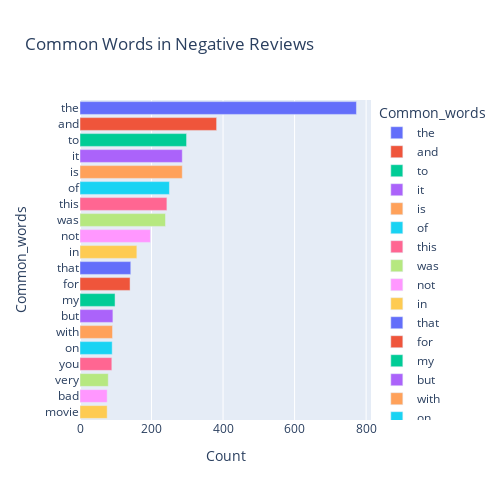

Notebook source saved alongside this figure:
### Code cell
# Get the most common unigrams (single words) in negative sentiment reviews
most_common_uni = get_top_text_ngrams(train_df[train_df['is_positive_sentiment'] == 0]['text'], 20, 1)
most_common_uni = dict(most_common_uni)


# Create a DataFrame to store the common words and their counts
temp = pd.DataFrame(columns=["Common_words", 'Count'])
temp["Common_words"] = list(most_common_uni.keys())
temp["Count"] = list(most_common_uni.values())

# Create a bar plot using Plotly Express
fig = px.bar(temp, x="Count", y="Common_words", title='Common Words in Negative Reviews',
             orientation='h', width=500, height=500, color='Common_words')

fig.show()

### Figure 1 — Plotly figure (JSON) as saved in the notebook; plotly's stock layout.template omitted (floating-point values rounded to 4 significant figures)
{"data": [{"alignmentgroup": "True", "hovertemplate": "Common_words=%{y}<br>Count=%{x}<extra></extra>", "legendgroup": "the", "marker": {"color": "#636efa", "pattern": {"shape": ""}}, "name": "the", "offsetgroup": "the", "orientation": "h", "showlegend": true, "textposition": "auto", "type": "bar", "x": [773], "xaxis": "x", "y": ["the"], "yaxis": "y"}, {"alignmentgroup": "True", "hovertemplate": "Common_words=%{y}<br>Count=%{x}<extra></extra>", "legendgroup": "and", "marker": {"color": "#EF553B", "pattern": {"shape": ""}}, "name": "and", "offsetgroup": "and", "orientation": "h", "showlegend": true, "textposition": "auto", "type": "bar", "x": [382], "xaxis": "x", "y": ["and"], "yaxis": "y"}, {"alignmentgroup": "True", "hovertemplate": "Common_words=%{y}<br>Count=%{x}<extra></extra>", "legendgroup": "to", "marker": {"color": "#00cc96", "pattern": {"shape": ""}}, "name": "to", "offsetgroup": "to", "orientation": "h", "showlegend": true, "textposition": "auto", "type": "bar", "x": [298], "xaxis": "x", "y": ["to"], "yaxis": "y"}, {"alignmentgroup": "True", "hovertemplate": "Common_words=%{y}<br>Count=%{x}<extra></extra>", "legendgroup": "it", "marker": {"color": "#ab63fa", "pattern": {"shape": ""}}, "name": "it", "offsetgroup": "it", "orientation": "h", "showlegend": true, "textposition": "auto", "type": "bar", "x": [286], "xaxis": "x", "y": ["it"], "yaxis": "y"}, {"alignmentgroup": "True", "hovertemplate": "Common_words=%{y}<br>Count=%{x}<extra></extra>", "legendgroup": "is", "marker": {"color": "#FFA15A", "pattern": {"shape": ""}}, "name": "is", "offsetgroup": "is", "orientation": "h", "showlegend": true, "textposition": "auto", "type": "bar", "x": [286], "xaxis": "x", "y": ["is"], "yaxis": "y"}, {"alignmentgroup": "True", "hovertemplate": "Common_words=%{y}<br>Count=%{x}<extra></extra>", "legendgroup": "of", "marker": {"color": "#19d3f3", "pattern": {"shape": ""}}, "name": "of", "offsetgroup": "of", "orientation": "h", "showlegend": true, "textposition": "auto", "type": "bar", "x": [250], "xaxis": "x", "y": ["of"], "yaxis": "y"}, {"alignmentgroup": "True", "hovertemplate": "Common_words=%{y}<br>Count=%{x}<extra></extra>", "legendgroup": "this", "marker": {"color": "#FF6692", "pattern": {"shape": ""}}, "name": "this", "offsetgroup": "this", "orientation": "h", "showlegend": true, "textposition": "auto", "type": "bar", "x": [243], "xaxis": "x", "y": ["this"], "yaxis": "y"}, {"alignmentgroup": "True", "hovertemplate": "Common_words=%{y}<br>Count=%{x}<extra></extra>", "legendgroup": "was", "marker": {"color": "#B6E880", "pattern": {"shape": ""}}, "name": "was", "offsetgroup": "was", "orientation": "h", "showlegend": true, "textposition": "auto", "type": "bar", "x": [239], "xaxis": "x", "y": ["was"], "yaxis": "y"}, {"alignmentgroup": "True", "hovertemplate": "Common_words=%{y}<br>Count=%{x}<extra></extra>", "legendgroup": "not", "marker": {"color": "#FF97FF", "pattern": {"shape": ""}}, "name": "not", "offsetgroup": "not", "orientation": "h", "showlegend": true, "textposition": "auto", "type": "bar", "x": [197], "xaxis": "x", "y": ["not"], "yaxis": "y"}, {"alignmentgroup": "True", "hovertemplate": "Common_words=%{y}<br>Count=%{x}<extra></extra>", "legendgroup": "in", "marker": {"color": "#FECB52", "pattern": {"shape": ""}}, "name": "in", "offsetgroup": "in", "orientation": "h", "showlegend": true, "textposition": "auto", "type": "bar", "x": [159], "xaxis": "x", "y": ["in"], "yaxis": "y"}, {"alignmentgroup": "True", "hovertemplate": "Common_words=%{y}<br>Count=%{x}<extra></extra>", "legendgroup": "that", "marker": {"color": "#636efa", "pattern": {"shape": ""}}, "name": "that", "offsetgroup": "that", "orientation": "h", "showlegend": true, "textposition": "auto", "type": "bar", "x": [142], "xaxis": "x", "y": ["that"], "yaxis": "y"}, {"alignmentgroup": "True", "hovertemplate": "Common_words=%{y}<br>Count=%{x}<extra></extra>", "legendgroup": "for", "marker": {"color": "#EF553B", "pattern": {"shape": ""}}, "name": "for", "offsetgroup": "for", "orientation": "h", "showlegend": true, "textposition": "auto", "type": "bar", "x": [140], "xaxis": "x", "y": ["for"], "yaxis": "y"}, {"alignmentgroup": "True", "hovertemplate": "Common_words=%{y}<br>Count=%{x}<extra></extra>", "legendgroup": "my", "marker": {"color": "#00cc96", "pattern": {"shape": ""}}, "name": "my", "offsetgroup": "my", "orientation": "h", "showlegend": true, "textposition": "auto", "type": "bar", "x": [98], "xaxis": "x", "y": ["my"], "yaxis": "y"}, {"alignmentgroup": "True", "hovertemplate": "Common_words=%{y}<br>Count=%{x}<extra></extra>", "legendgroup": "but", "marker": {"color": "#ab63fa", "pattern": {"shape": ""}}, "name": "but", "offsetgroup": "but", "orientation": "h", "showlegend": true, "textposition": "auto", "type": "bar", "x": [92], "xaxis": "x", "y": ["but"], "yaxis": "y"}, {"alignmentgroup": "True", "hovertemplate": "Common_words=%{y}<br>Count=%{x}<extra></extra>", "legendgroup": "with", "marker": {"color": "#FFA15A", "pattern": {"shape": ""}}, "name": "with", "offsetgroup": "with", "orientation": "h", "showlegend": true, "textposition": "auto", "type": "bar", "x": [91], "xaxis": "x", "y": ["with"], "yaxis": "y"}, {"alignmentgroup": "True", "hovertemplate": "Common_words=%{y}<br>Count=%{x}<extra></extra>", "legendgroup": "on", "marker": {"color": "#19d3f3", "pattern": {"shape": ""}}, "name": "on", "offsetgroup": "on", "orientation": "h", "showlegend": true, "textposition": "auto", "type": "bar", "x": [90], "xaxis": "x", "y": ["on"], "yaxis": "y"}, {"alignmentgroup": "True", "hovertemplate": "Common_words=%{y}<br>Count=%{x}<extra></extra>", "legendgroup": "you", "marker": {"color": "#FF6692", "pattern": {"shape": ""}}, "name": "you", "offsetgroup": "you", "orientation": "h", "showlegend": true, "textposition": "auto", "type": "bar", "x": [89], "xaxis": "x", "y": ["you"], "yaxis": "y"}, {"alignmentgroup": "True", "hovertemplate": "Common_words=%{y}<br>Count=%{x}<extra></extra>", "legendgroup": "very", "marker": {"color": "#B6E880", "pattern": {"shape": ""}}, "name": "very", "offsetgroup": "very", "orientation": "h", "showlegend": true, "textposition": "auto", "type": "bar", "x": [79], "xaxis": "x", "y": ["very"], "yaxis": "y"}, {"alignmentgroup": "True", "hovertemplate": "Common_words=%{y}<br>Count=%{x}<extra></extra>", "legendgroup": "bad", "marker": {"color": "#FF97FF", "pattern": {"shape": ""}}, "name": "bad", "offsetgroup": "bad", "orientation": "h", "showlegend": true, "textposition": "auto", "type": "bar", "x": [76], "xaxis": "x", "y": ["bad"], "yaxis": "y"}, {"alignmentgroup": "True", "hovertemplate": "Common_words=%{y}<br>Count=%{x}<extra></extra>", "legendgroup": "movie", "marker": {"color": "#FECB52", "pattern": {"shape": ""}}, "name": "movie", "offsetgroup": "movie", "orientation": "h", "showlegend": true, "textposition": "auto", "type": "bar", "x": [76], "xaxis": "x", "y": ["movie"], "yaxis": "y"}], "layout": {"barmode": "relative", "height": 500, "legend": {"title": {"text": "Common_words"}, "tracegroupgap": 0}, "title": {"text": "Common Words in Negative Reviews"}, "width": 500, "xaxis": {"anchor": "y", "domain": [0, 1], "title": {"text": "Count"}}, "yaxis": {"anchor": "x", "categoryarray": ["movie", "bad", "very", "you", "on", "with", "but", "my", "for", "that", "in", "not", "was", "this", "of", "is", "it", "to", "and", "the"], "categoryorder": "array", "domain": [0, 1], "title": {"text": "Common_words"}}}}
